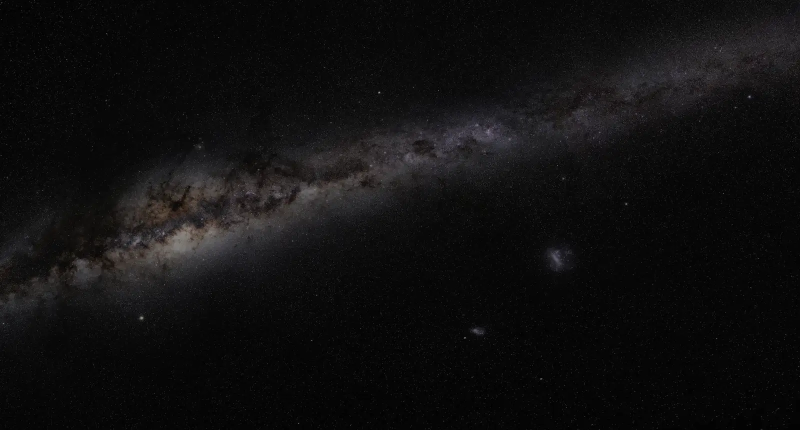
#> input picture cmd/dashboard/controller/mapdata/galactic-sky.webp, 1600 x 860 px (shown at 1/2 size)
$ python generate_sky.py
#> lines starting #> are read from the running program, lines starting #| are printed output that depends on the picture; after the words box and inside, x2 and y2 are one past the last pixel; in counts of white or black regions, pixels touching at a corner belong together
"""Separate measured stellar peaks from the diffuse Milky Way. Requires Pillow and NumPy."""

from pathlib import Path
import struct
import hashlib
import numpy as np
from PIL import Image, ImageFilter

assets = Path(__file__).resolve().parent
im = Image.open(assets / "galactic-sky.webp").convert("RGB")
#> im is the input picture: PIL image 1600x860 RGB; mean R, G, B 16, 15.4, 15.7
rgb = np.array(im, dtype=np.float32)
lum = np.asarray(im.convert("L"), dtype=np.float32)
background = np.asarray(im.filter(ImageFilter.MedianFilter(9)), dtype=np.float32)
baseline = background @ np.array([.299, .587, .114], dtype=np.float32)
excess = lum - baseline
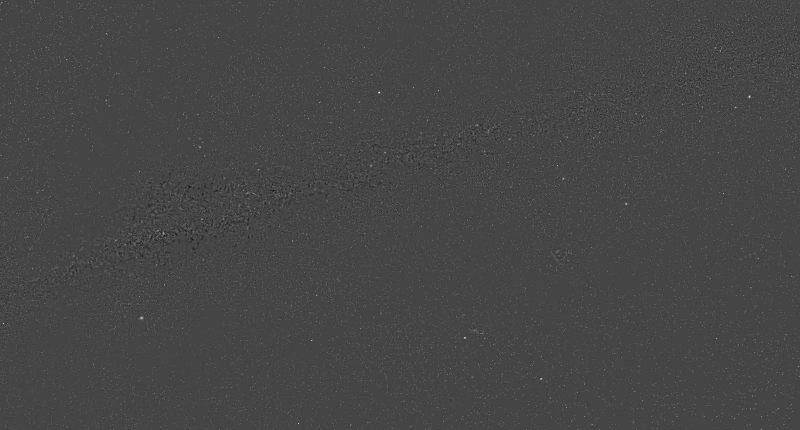
#> excess: shape (860, 1600) float32 (shown at 1/2 size); min -49.45, max 133, mean 0.7; drawn with min black and max white
local = np.asarray(im.convert("L").filter(ImageFilter.MaxFilter(5)))
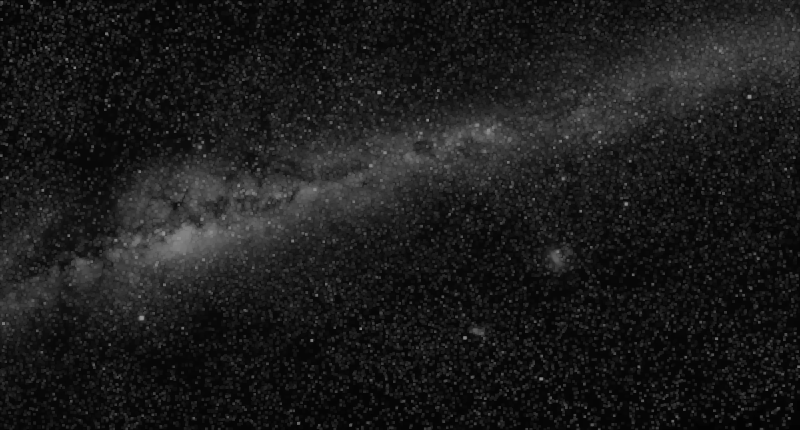
#> local: shape (860, 1600) (shown at 1/2 size); min 2, max 149, mean 27.6
ys, xs = np.where((lum == local) & (excess > 9))
order = np.argsort(-excess[ys, xs], kind="stable")
h, w = lum.shape
#> h = 860; w = 1600
used = np.zeros((h, w), dtype=bool)
mask = np.zeros((h, w), dtype=np.float32)
catalog = bytearray()
for i in order:
    x, y = int(xs[i]), int(ys[i])
    if x < 6 or x >= w-6 or y < 6 or y >= h-6 or used[y, x]:
        continue
    window = np.s_[y-5:y+6, x-5:x+6]
    residual = np.maximum(rgb[window] - background[window], 0)
    dy, dx = np.mgrid[-5:6, -5:6]
    kernel = np.exp(-.32 * (dx*dx + dy*dy))
    weights = residual.mean(axis=2) * kernel
    flux = weights.sum()
    if flux < 16:
        continue
    cx, cy = x + (dx*weights).sum()/flux, y + (dy*weights).sum()/flux
    color = (residual * kernel[:,:,None]).sum(axis=(0,1))
    warmth = np.clip(.5 + 1.7*(color[0]-color[2]) / max(20,float(color.max())), 0, 1)
    strength = np.clip(np.log1p(flux / 17) / np.log(45), 0, 1)
    catalog += struct.pack(">HHBB", round(cx/w*65535), round(cy/h*65535), round(strength*255), round(warmth*255))
    used[y-3:y+4, x-3:x+4] = True
    mask[window] = np.maximum(mask[window], np.exp(-.17 * ((dx+x-cx)**2 + (dy+y-cy)**2)))
    if len(catalog) >= 6*2300:
        break
#> this loop made 2478 passes
#> (i, x, y, flux, cx, cy, color, warmth) on passes 1 to 3: (7031, 758, 185, 746.7, 758, 184.8, [746.7, 746.7, 746.7], 0.5), (27870, 1082, 757, 575.1, 1081.9, 757.2, [575.1, 575.1, 575.1], 0.5), (25781, 929, 675, 624.7, 929.2, 675.2, [624.7, 624.7, 624.7], 0.5)
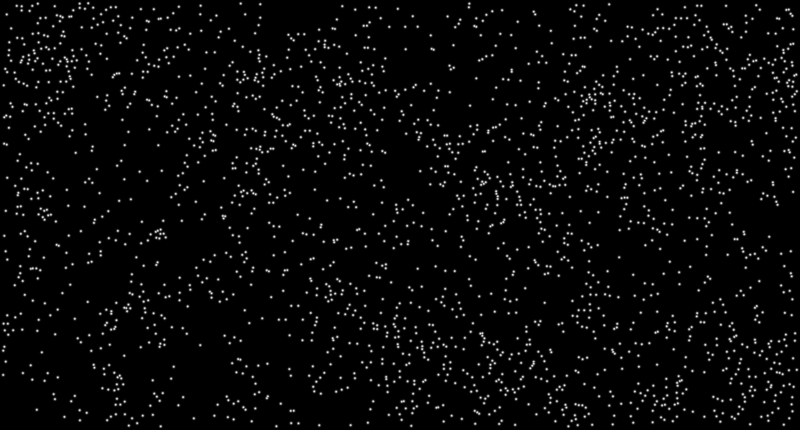
#> mask: shape (860, 1600) float32 (shown at 1/2 size); min 0, max 1, mean 0.0303
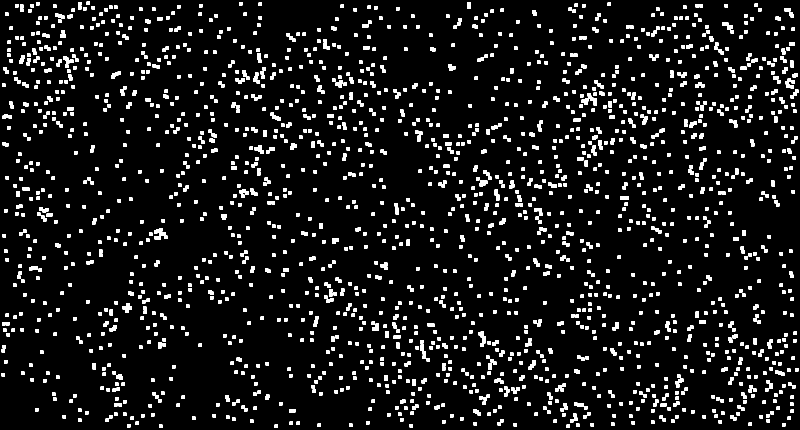
#> used: shape (860, 1600) bool (shown at 1/2 size); 8% white; 1891 white regions, largest, box (x1, y1, x2, y2) and area: (1163, 186, 1194, 211) 366, (308, 456, 335, 478) 266, (957, 663, 972, 694) 253
clean = rgb - np.maximum(rgb-background, 0) * mask[:,:,None]
Image.fromarray(np.uint8(np.clip(clean*1.08,0,255))).save(assets / "galactic-dust.webp", quality=86, method=6)
(assets / "sky-stars.bin").write_bytes(catalog)
for name in ("galactic-dust.webp", "sky-stars.bin"):
    data=(assets/name).read_bytes()
    print(name, len(data), hashlib.sha256(data).hexdigest())
